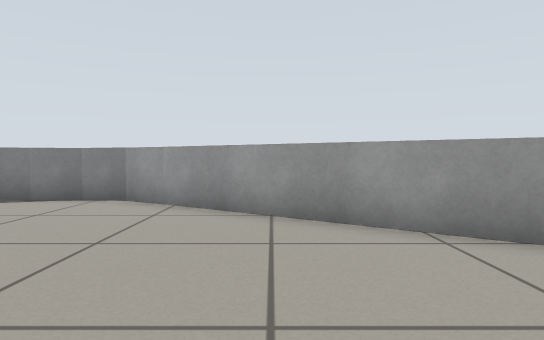
[1] (above)

14 first-person views from a walk through a world built for the Gazebo simulator. The camera is 0.49 m above the floor, tilts 2° down and sees 75° across. The floor is counted in squares, 0.5 m on a side. Each view is taken from the middle of a square. On the plan, view 1 faces up. The plan holds only what a view shows up to about 13 squares ahead; the rest is blank. The place goes on beyond the plan.

[2]
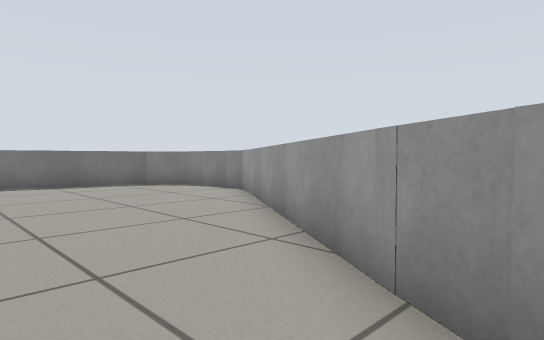

[3]
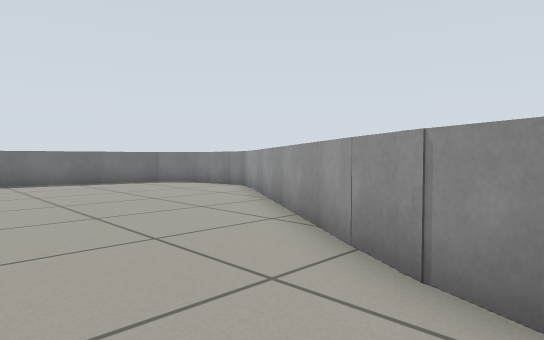

[4]
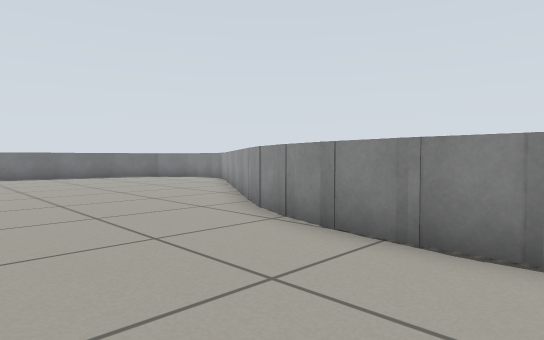

[5]
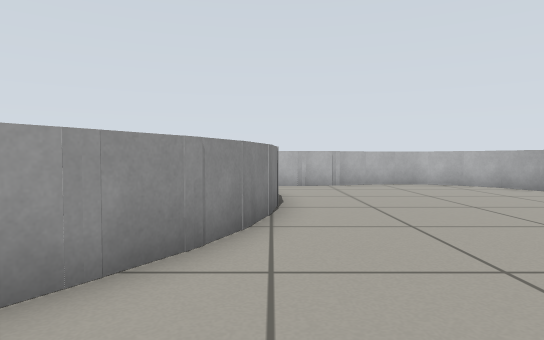

[6]
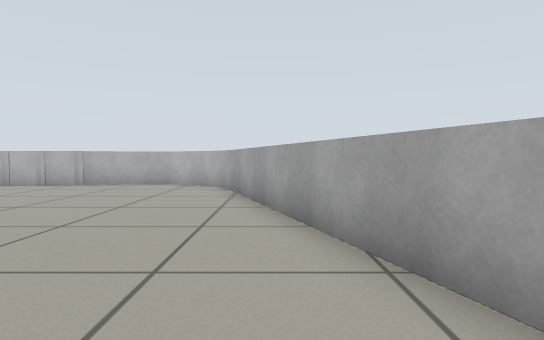

[7]
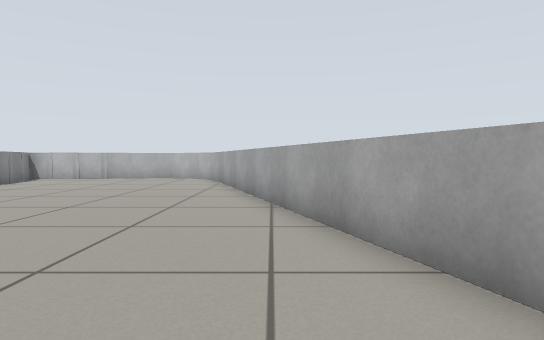

[8]
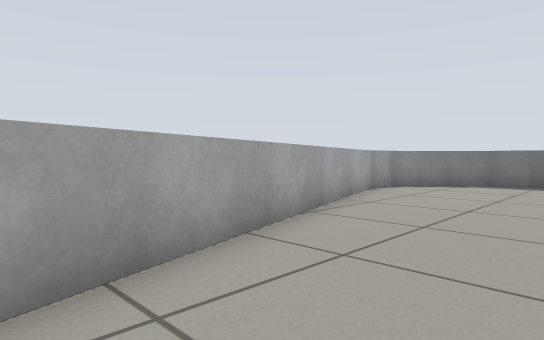

[9]
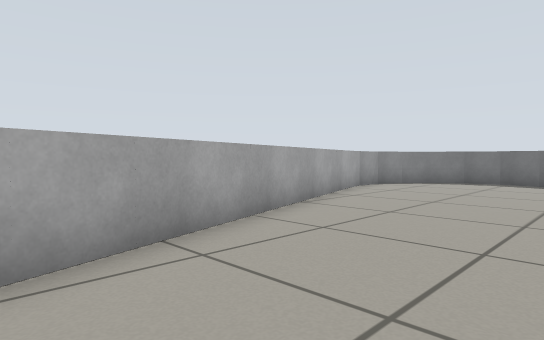

[10]
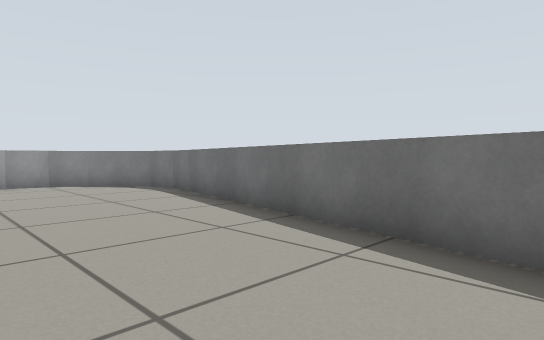

[11]
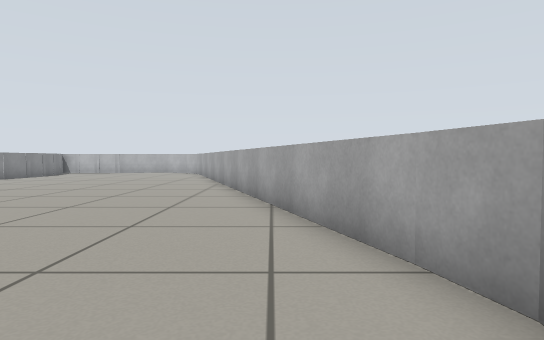

[12]
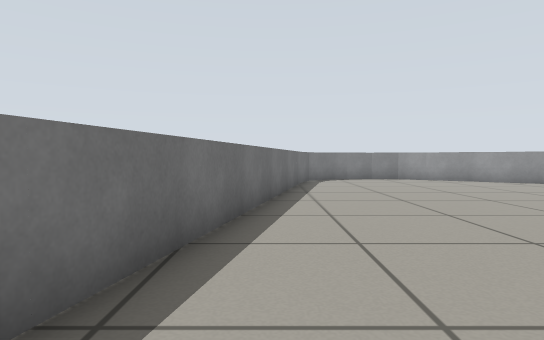

[13]
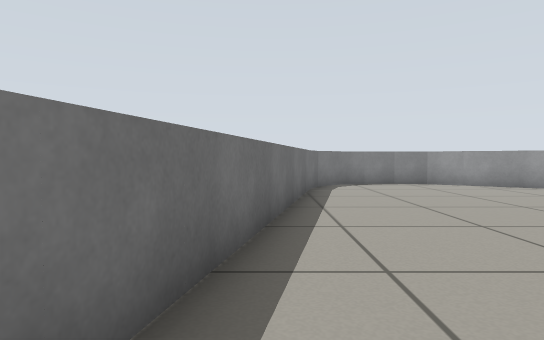

[14]
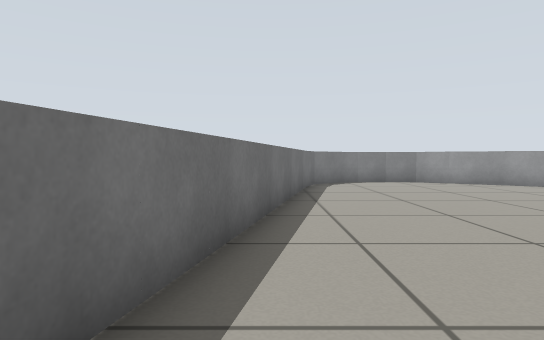

### Floor plan
Points are (right, up) in squares from view 1. A wall is a line through its corners. A room is listed if a view was taken in it or the views show most of it. See-through windows are left out.
Room 1 (views 1, 2, 3, 4, 5, 6, 7, 8, 9, 10, 11, 12, 13, 14)
walls: (4.9, 2.7) (-3.3, 8.1); (6, 2.3) (4.6, 2.9); (7.3, 2) (5.7, 2.4); (8.5, 1.9) (6.9, 2.1); (9.6, 1.9) (8.1, 1.9); (-3.2, 8) (-4.4, 8.2) (-5.6, 8.2) (-6.6, 7.7) (-7.4, 6.9) (-7.9, 5.8); (-7.8, 5.9) (-10.8, -8.2) (-10.5, -9.3) (-10, -10.3) (-9.1, -11.1) (-8.1, -11.5) (-6.9, -11.6); (-7, -11.7) (12.5, -5.5); (12.4, -5.4) (13.3, -4.7) (13.8, -3.7) (14, -2.5) (13.8, -1.3); (13.2, 0.8) (13.2, 2.4); (13.4, -0.4) (13.2, 1.2); (13.8, -1.4) (13.3, 0)

Where each view was taken, in squares from view 1:
view 1: 0 up, 0 right, facing up
view 2: 1 up, 5 right, facing up-left
view 3: 0 up, 6 right, facing up-left
view 4: 2 down, 10 right, facing up-left
view 5: 2 up, 1 right, facing right
view 6: 7 down, 1 right, facing right
view 7: 8 down, 3 left, facing right
view 8: 6 down, 3 right, facing down-left
view 9: 5 down, 4 right, facing down-left
view 10: 2 up, 5 left, facing down-left
view 11: 10 down, 9 left, facing right
view 12: 8 down, 9 left, facing up
view 13: 5 down, 9 left, facing up
view 14: 6 down, 9 left, facing up
